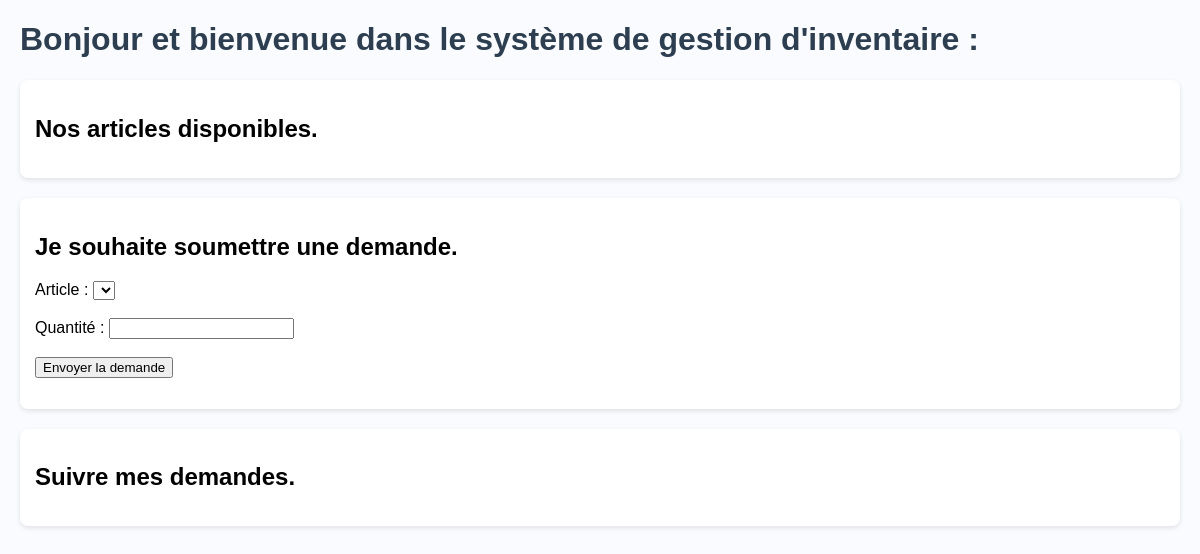
The app's page /inventaire/, older data.
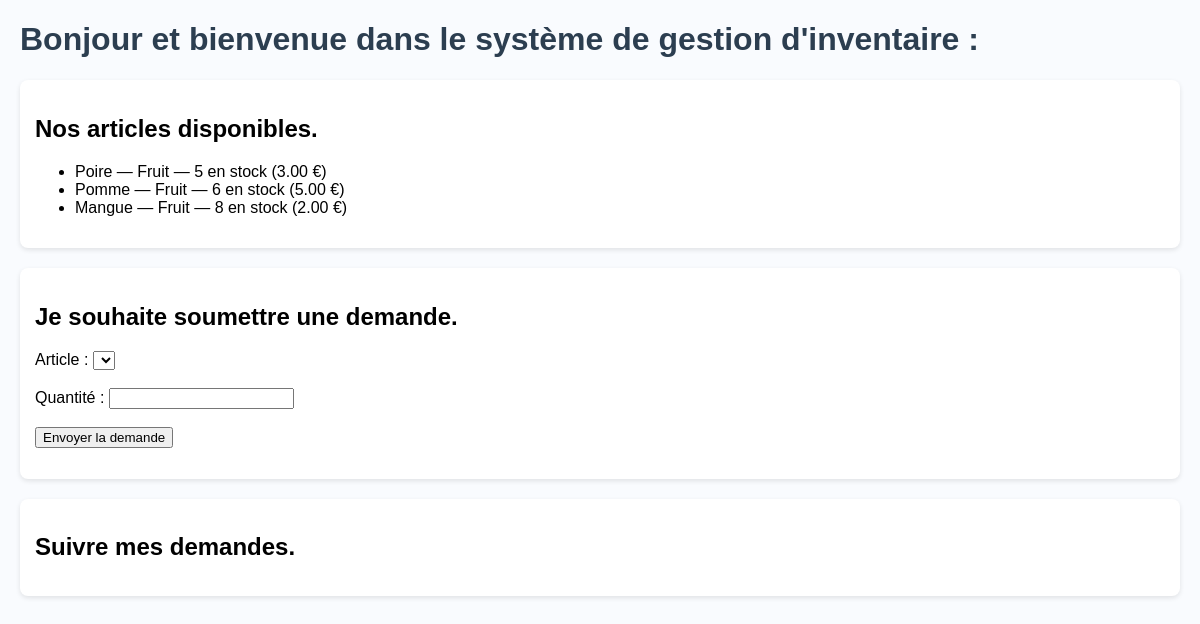
The same page, newer data.
### inventory/models.py (models this page shows, shortened)
class Product(models.Model):
    name = models.CharField(max_length=100) #Nom du produit
    description = models.TextField(blank=True) #Description du produit
    quantity = models.PositiveIntegerField() #Quantité
    price = models.DecimalField(max_digits=10, decimal_places=2) #Prix

### inventory/views.py (the view)
# urls.py: path('inventaire/', views.product_list, name='liste_produit'),
def product_list(request):
    products = Product.objects.all()
    return render(request, 'liste_produit.html', {'products': products})

### inventory/templates/liste_produit.html (shortened to what this page needs)
{% load static %}
<!DOCTYPE html>
<html lang="fr">
    <head>
        <link rel="stylesheet" href="{% static 'inventory/style.css' %}">
    </head>
<body>
    <h1>Bonjour et bienvenue dans le système de gestion d'inventaire :</h1>
     <section>
        <h2>Nos articles disponibles.</h2>
            <ul id="product-list">
                 {% for product in products %}
                   <li>{{ product.name }} — {{ product.description }} — {{ product.quantity }} en stock ({{ product.price }} €)</li>
                 {% endfor %}
            </ul>
     </section>
      <section>
        <h2>Je souhaite soumettre une demande.</h2>
        <form id="request-form">
            <label fort="product">Article :</label>
            <select for="product-select" required></select><br><br>
            <label for="quantity">Quantité :</label>
            <input type="number" id="quantity" min="1" required><br><br>
            <button type="submit">Envoyer la demande</button>
        </form>
      </section>
       <section>
        <h2>Suivre mes demandes.</h2>
       </section>
</body>
</html>

### inventory/static/inventory/style.css (style rules this page uses)
body { font-family: Arial, sans-serif; margin: 20px; background-color: #f9fbfe; }
h1 { color: #2c3e50; }
section { background: white; padding: 15px; border-radius: 8px; margin-bottom: 20px; box-shadow: 0 2px 5px rgba(0,0,0,0.1); }

Row changes from the older to the newer data that the page shows:
added Product: name "Poire", description "Fruit", quantity "5", price "3.00"
added Product: name "Pomme", description "Fruit", quantity "6", price "5.00"
added Product: name "Mangue", description "Fruit", quantity "8", price "2.00"
